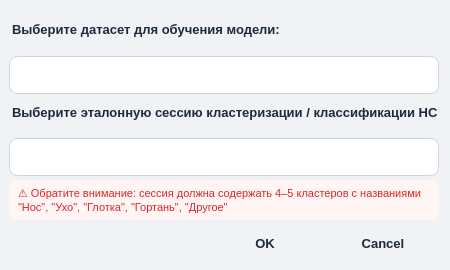
<?xml version="1.0" encoding="UTF-8"?>
<ui version="4.0">
 <class>Dialog</class>
 <widget class="QDialog" name="Dialog">
  <property name="geometry">
   <rect>
    <x>0</x>
    <y>0</y>
    <width>450</width>
    <height>270</height>
   </rect>
  </property>
  <property name="minimumSize">
   <size>
    <width>450</width>
    <height>240</height>
   </size>
  </property>
  <property name="maximumSize">
   <size>
    <width>600</width>
    <height>300</height>
   </size>
  </property>
  <property name="windowTitle">
   <string>Выбор данных для обучения</string>
  </property>
  <property name="styleSheet">
   <string notr="true">
    QDialog {
        background-color: #f0f2f5;
        font-family: 'Segoe UI', 'Microsoft YaHei', sans-serif;
    }
    QLabel {
        color: #1e293b;
        font-size: 13px;
        font-weight: 500;
        margin-bottom: 8px;
    }
    QComboBox {
        background-color: white;
        border: 1px solid #cbd5e1;
        border-radius: 8px;
        padding: 8px 12px;
        font-size: 13px;
        color: #0f172a;
        min-height: 20px;
        selection-background-color: #3b82f6;
    }
    QComboBox:focus {
        border: 1px solid #3b82f6;
        outline: none;
    }
    QComboBox::drop-down {
        border: none;
        width: 30px;
    }
    QComboBox::down-arrow {
        image: none;
        border-left: 5px solid transparent;
        border-right: 5px solid transparent;
        border-top: 5px solid #64748b;
        margin-right: 12px;
    }
    QPushButton {
        background-color: transparent;
        border: none;
        border-radius: 8px;
        padding: 8px 16px;
        font-size: 13px;
        font-weight: 500;
        color: #1e293b;
        min-width: 80px;
    }
    QPushButton:hover {
        background-color: #e2e8f0;
    }
    QPushButton:pressed {
        background-color: #cbd5e1;
    }
    QPushButton[text=&quot;OK&quot;] {
        background-color: #3b82f6;
        color: white;
    }
    QPushButton[text=&quot;OK&quot;]:hover {
        background-color: #2563eb;
    }
    QPushButton[text=&quot;Cancel&quot;]:hover {
        background-color: #fee2e2;
        color: #dc2626;
    }
    QLabel#warning_label {
        color: #dc2626;
        font-size: 11px;
        font-weight: normal;
        margin-top: 4px;
        background-color: #fff5f5;
        border-radius: 6px;
        padding: 6px;
    }
   </string>
  </property>
  <layout class="QVBoxLayout" name="verticalLayout">
   <property name="spacing">
    <number>0</number>
   </property>
   <property name="leftMargin">
    <number>9</number>
   </property>
   <item>
    <widget class="QLabel" name="label">
     <property name="text">
      <string>Выберите датасет для обучения модели:</string>
     </property>
    </widget>
   </item>
   <item>
    <widget class="QComboBox" name="datasets_comboBox"/>
   </item>
   <item>
    <widget class="QLabel" name="label_2">
     <property name="text">
      <string>Выберите эталонную сессию кластеризации / классификации НС</string>
     </property>
    </widget>
   </item>
   <item>
    <widget class="QComboBox" name="sessions_comboBox"/>
   </item>
   <item>
    <widget class="QLabel" name="warning_label">
     <property name="text">
      <string>⚠️ Обратите внимание: сессия должна содержать 4–5 кластеров с названиями &quot;Нос&quot;, &quot;Ухо&quot;, &quot;Глотка&quot;, &quot;Гортань&quot;, &quot;Другое&quot;</string>
     </property>
     <property name="wordWrap">
      <bool>true</bool>
     </property>
    </widget>
   </item>
   <item>
    <widget class="QDialogButtonBox" name="buttonBox">
     <property name="orientation">
      <enum>Qt::Horizontal</enum>
     </property>
     <property name="standardButtons">
      <set>QDialogButtonBox::Cancel|QDialogButtonBox::Ok</set>
     </property>
     <property name="centerButtons">
      <bool>false</bool>
     </property>
    </widget>
   </item>
  </layout>
 </widget>
 <resources/>
 <connections>
  <connection>
   <sender>buttonBox</sender>
   <signal>accepted()</signal>
   <receiver>Dialog</receiver>
   <slot>accept()</slot>
   <hints>
    <hint type="sourcelabel">
     <x>248</x>
     <y>254</y>
    </hint>
    <hint type="destinationlabel">
     <x>157</x>
     <y>274</y>
    </hint>
   </hints>
  </connection>
  <connection>
   <sender>buttonBox</sender>
   <signal>rejected()</signal>
   <receiver>Dialog</receiver>
   <slot>reject()</slot>
   <hints>
    <hint type="sourcelabel">
     <x>316</x>
     <y>260</y>
    </hint>
    <hint type="destinationlabel">
     <x>286</x>
     <y>274</y>
    </hint>
   </hints>
  </connection>
 </connections>
</ui>
